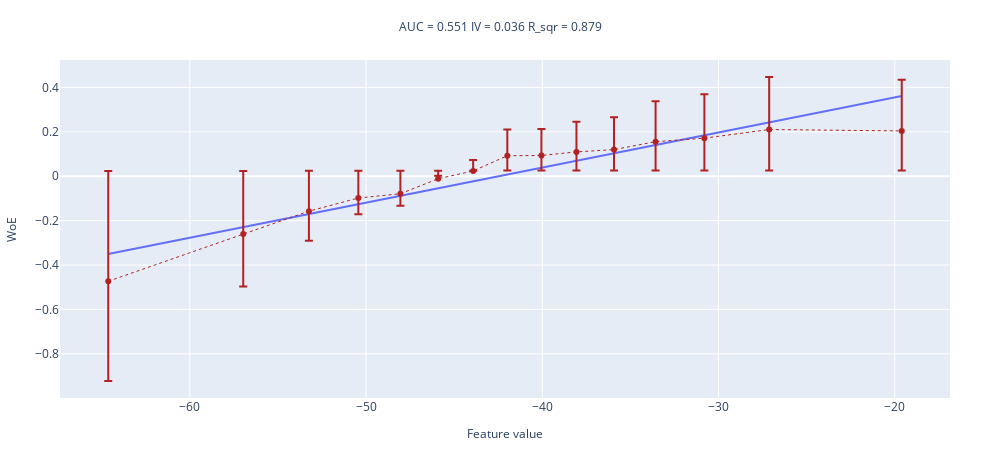

The cell this chart's notebook holds for it:
### Markdown cell above
**Фича 124**

### Code cell
woe_line(values = (df_for_logreg.feature_124.dropna().values), target = df_for_logreg[~df_for_logreg.feature_124.isna()].target, n_buckets=15)

### Figure 1 — Plotly figure (JSON) as saved in the notebook; plotly's stock layout.template omitted (floating-point values rounded to 4 significant figures)
{"data": [{"mode": "lines", "name": "interpolation_line", "showlegend": false, "type": "scatter", "x": [-64.63, -56.97, -53.24, -50.44, -48.05, -45.91, -43.92, -41.99, -40.05, -38.06, -35.93, -33.57, -30.8, -27.13, -19.61], "y": [-0.3507, -0.2296, -0.1706, -0.1262, -0.08846, -0.05457, -0.02312, 0.007537, 0.03818, 0.06962, 0.1033, 0.1407, 0.1845, 0.2427, 0.3617]}, {"error_y": {"array": [-0.4498, -0.2361, -0.1328, -0.07333, -0.05396, 0.01396, 0.0494, 0.1182, 0.1196, 0.1357, 0.146, 0.1821, 0.198, 0.2371, 0.2308], "arrayminus": [-0.4966, -0.2841, -0.1817, -0.1227, -0.1035, -0.03629, -0.001223, 0.06678, 0.06815, 0.08411, 0.09429, 0.1299, 0.1456, 0.1843, 0.178], "symmetric": false, "type": "data"}, "line": {"color": "firebrick", "dash": "dot", "width": 1}, "name": "WoE", "showlegend": false, "type": "scatter", "x": [-64.63, -56.97, -53.24, -50.44, -48.05, -45.91, -43.92, -41.99, -40.05, -38.06, -35.93, -33.57, -30.8, -27.13, -19.61], "y": [-0.4732, -0.2602, -0.1573, -0.09814, -0.07887, -0.0113, 0.02395, 0.09233, 0.0937, 0.1098, 0.12, 0.1558, 0.1716, 0.2105, 0.2042]}], "layout": {"height": 450, "margin": {"b": 50, "l": 50, "r": 50, "t": 60}, "title": {"font": {"size": 12}, "text": "AUC = 0.551 IV = 0.036 R_sqr = 0.879 ", "x": 0.5, "xanchor": "center", "y": 0.95, "yanchor": "top"}, "width": 1000, "xaxis": {"title": {"font": {"size": 12}, "text": "Feature value"}}, "yaxis": {"title": {"font": {"size": 12}, "text": "WoE"}}}}
